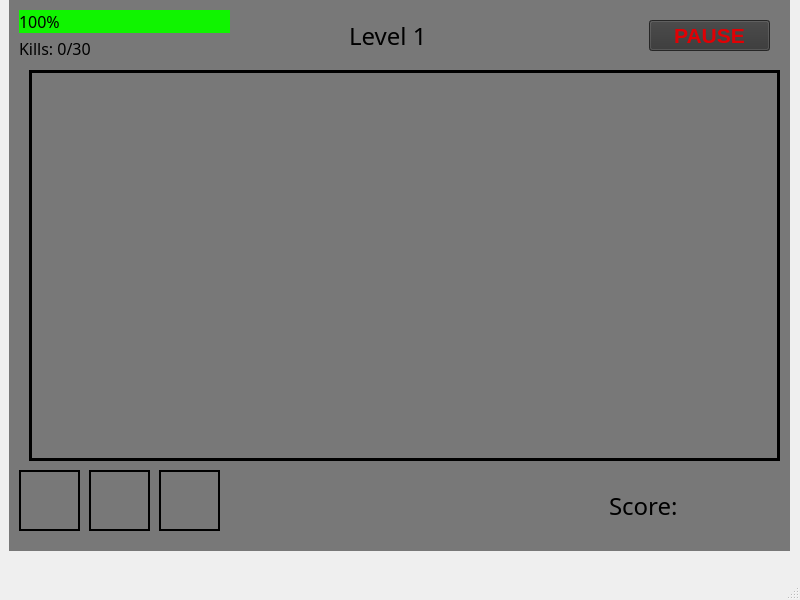
<?xml version="1.0" encoding="UTF-8"?>
<ui version="4.0">
 <class>MainWindow</class>
 <widget class="QMainWindow" name="MainWindow">
  <property name="geometry">
   <rect>
    <x>0</x>
    <y>0</y>
    <width>800</width>
    <height>600</height>
   </rect>
  </property>
  <property name="windowTitle">
   <string>MainWindow</string>
  </property>
  <widget class="QWidget" name="centralwidget">
   <widget class="QStackedWidget" name="stack">
    <property name="geometry">
     <rect>
      <x>9</x>
      <y>-10</y>
      <width>781</width>
      <height>561</height>
     </rect>
    </property>
    <property name="currentIndex">
     <number>2</number>
    </property>
    <widget class="QWidget" name="MainMenuPage">
     <property name="styleSheet">
      <string notr="true">QWidget { background-color: rgb(120, 0, 22) }</string>
     </property>
     <widget class="QPushButton" name="startButton">
      <property name="geometry">
       <rect>
        <x>280</x>
        <y>230</y>
        <width>200</width>
        <height>50</height>
       </rect>
      </property>
      <property name="font">
       <font>
        <pointsize>14</pointsize>
        <bold>true</bold>
       </font>
      </property>
      <property name="styleSheet">
       <string notr="true">QPushButton { background-color: rgb(255, 47, 68); color: white; }</string>
      </property>
      <property name="text">
       <string>START</string>
      </property>
      <property name="iconSize">
       <size>
        <width>30</width>
        <height>30</height>
       </size>
      </property>
     </widget>
     <widget class="QPushButton" name="infinityButton">
      <property name="geometry">
       <rect>
        <x>280</x>
        <y>290</y>
        <width>200</width>
        <height>50</height>
       </rect>
      </property>
      <property name="font">
       <font>
        <pointsize>14</pointsize>
        <bold>true</bold>
       </font>
      </property>
      <property name="styleSheet">
       <string notr="true">QPushButton { background-color: rgb(255, 127, 0); color: white; }</string>
      </property>
      <property name="text">
       <string>INFINITY</string>
      </property>
     </widget>
     <widget class="QPushButton" name="exitButton">
      <property name="geometry">
       <rect>
        <x>280</x>
        <y>350</y>
        <width>200</width>
        <height>50</height>
       </rect>
      </property>
      <property name="font">
       <font>
        <pointsize>14</pointsize>
        <bold>true</bold>
       </font>
      </property>
      <property name="styleSheet">
       <string notr="true">QPushButton { background-color: rgb(255, 47, 68); color: white; }</string>
      </property>
      <property name="text">
       <string>EXIT</string>
      </property>
     </widget>
     <widget class="QLabel" name="titleLabel">
      <property name="geometry">
       <rect>
        <x>260</x>
        <y>170</y>
        <width>261</width>
        <height>51</height>
       </rect>
      </property>
      <property name="font">
       <font>
        <pointsize>28</pointsize>
        <bold>true</bold>
       </font>
      </property>
      <property name="styleSheet">
       <string notr="true">QLabel { color: white; }</string>
      </property>
      <property name="text">
       <string>Zombie Rising</string>
      </property>
     </widget>
    </widget>
    <widget class="QWidget" name="StartPage">
     <property name="styleSheet">
      <string notr="true">QWidget { background-color: rgb(120, 0, 22) }</string>
     </property>
     <widget class="QLabel" name="startTitleLabel">
      <property name="geometry">
       <rect>
        <x>10</x>
        <y>180</y>
        <width>761</width>
        <height>80</height>
       </rect>
      </property>
      <property name="font">
       <font>
        <pointsize>18</pointsize>
        <bold>true</bold>
       </font>
      </property>
      <property name="styleSheet">
       <string notr="true">QLabel { color: white; }</string>
      </property>
      <property name="text">
       <string>Survive 3 levels to beat the game</string>
      </property>
      <property name="alignment">
       <set>Qt::AlignmentFlag::AlignCenter</set>
      </property>
     </widget>
     <widget class="QPushButton" name="startGameButton">
      <property name="geometry">
       <rect>
        <x>280</x>
        <y>300</y>
        <width>220</width>
        <height>60</height>
       </rect>
      </property>
      <property name="font">
       <font>
        <pointsize>16</pointsize>
        <bold>true</bold>
       </font>
      </property>
      <property name="styleSheet">
       <string notr="true">QPushButton { background-color: rgb(50, 200, 50); color: white; border-radius: 10px; }
QPushButton:hover { background-color: rgb(70, 220, 70); }</string>
      </property>
      <property name="text">
       <string>Start</string>
      </property>
     </widget>
     <widget class="QPushButton" name="backToMenuButton">
      <property name="geometry">
       <rect>
        <x>280</x>
        <y>380</y>
        <width>220</width>
        <height>60</height>
       </rect>
      </property>
      <property name="font">
       <font>
        <pointsize>16</pointsize>
        <bold>true</bold>
       </font>
      </property>
      <property name="styleSheet">
       <string notr="true">QPushButton { background-color: rgb(200, 50, 50); color: white; border-radius: 10px; }
QPushButton:hover { background-color: rgb(220, 70, 70); }</string>
      </property>
      <property name="text">
       <string>Back</string>
      </property>
     </widget>
    </widget>
    <widget class="QWidget" name="GamePage">
     <property name="styleSheet">
      <string notr="true">QWidget { background-color: rgb(120, 120, 120) }</string>
     </property>
     <widget class="GameView" name="gameArea" native="true">
      <property name="geometry">
       <rect>
        <x>20</x>
        <y>80</y>
        <width>751</width>
        <height>391</height>
       </rect>
      </property>
      <property name="styleSheet">
       <string notr="true">QWidget { border: 3px solid black; }</string>
      </property>
     </widget>
     <widget class="QLabel" name="slot0">
      <property name="geometry">
       <rect>
        <x>10</x>
        <y>480</y>
        <width>61</width>
        <height>61</height>
       </rect>
      </property>
      <property name="frameShape">
       <enum>QFrame::Shape::Box</enum>
      </property>
      <property name="lineWidth">
       <number>2</number>
      </property>
      <property name="text">
       <string/>
      </property>
      <property name="pixmap">
       <pixmap>:/images/heal.png</pixmap>
      </property>
      <property name="scaledContents">
       <bool>true</bool>
      </property>
     </widget>
     <widget class="QLabel" name="slot1">
      <property name="geometry">
       <rect>
        <x>80</x>
        <y>480</y>
        <width>61</width>
        <height>61</height>
       </rect>
      </property>
      <property name="frameShape">
       <enum>QFrame::Shape::Box</enum>
      </property>
      <property name="lineWidth">
       <number>2</number>
      </property>
      <property name="text">
       <string/>
      </property>
      <property name="pixmap">
       <pixmap>:/images/shield.png</pixmap>
      </property>
      <property name="scaledContents">
       <bool>true</bool>
      </property>
     </widget>
     <widget class="QPushButton" name="pauseButton">
      <property name="geometry">
       <rect>
        <x>640</x>
        <y>30</y>
        <width>121</width>
        <height>31</height>
       </rect>
      </property>
      <property name="font">
       <font>
        <pointsize>16</pointsize>
        <bold>true</bold>
       </font>
      </property>
      <property name="styleSheet">
       <string notr="true">background-color: rgb(53, 53, 53);
color: rgb(225, 0, 4);</string>
      </property>
      <property name="text">
       <string>PAUSE</string>
      </property>
     </widget>
     <widget class="QLabel" name="levelLabel">
      <property name="geometry">
       <rect>
        <x>340</x>
        <y>30</y>
        <width>91</width>
        <height>31</height>
       </rect>
      </property>
      <property name="font">
       <font>
        <family>MV Boli</family>
        <pointsize>18</pointsize>
        <bold>false</bold>
       </font>
      </property>
      <property name="text">
       <string>Level 1</string>
      </property>
     </widget>
     <widget class="QProgressBar" name="healthBar">
      <property name="geometry">
       <rect>
        <x>10</x>
        <y>20</y>
        <width>211</width>
        <height>23</height>
       </rect>
      </property>
      <property name="font">
       <font>
        <family>MV Boli</family>
        <pointsize>12</pointsize>
        <bold>false</bold>
       </font>
      </property>
      <property name="styleSheet">
       <string notr="true">QProgressBar { background-color: gray; }
QProgressBar::chunk { background-color: rgb(16, 244, 0); }</string>
      </property>
      <property name="value">
       <number>100</number>
      </property>
     </widget>
     <widget class="QLabel" name="killsLabel">
      <property name="geometry">
       <rect>
        <x>10</x>
        <y>50</y>
        <width>101</width>
        <height>16</height>
       </rect>
      </property>
      <property name="font">
       <font>
        <family>MV Boli</family>
        <pointsize>12</pointsize>
        <bold>false</bold>
       </font>
      </property>
      <property name="text">
       <string>Kills: 0/30</string>
      </property>
     </widget>
     <widget class="QLabel" name="scoreLabel">
      <property name="geometry">
       <rect>
        <x>600</x>
        <y>500</y>
        <width>171</width>
        <height>31</height>
       </rect>
      </property>
      <property name="font">
       <font>
        <family>MV Boli</family>
        <pointsize>18</pointsize>
        <bold>false</bold>
       </font>
      </property>
      <property name="text">
       <string>Score:</string>
      </property>
     </widget>
     <widget class="QLabel" name="slot2">
      <property name="geometry">
       <rect>
        <x>150</x>
        <y>480</y>
        <width>61</width>
        <height>61</height>
       </rect>
      </property>
      <property name="frameShape">
       <enum>QFrame::Shape::Box</enum>
      </property>
      <property name="lineWidth">
       <number>2</number>
      </property>
      <property name="text">
       <string/>
      </property>
      <property name="pixmap">
       <pixmap>:/images/powerup.png</pixmap>
      </property>
      <property name="scaledContents">
       <bool>true</bool>
      </property>
     </widget>
    </widget>
    <widget class="QWidget" name="PauseMenuPage">
     <property name="styleSheet">
      <string notr="true">background-color: rgb(120, 120, 120);</string>
     </property>
     <widget class="QLabel" name="gamePausedLabel">
      <property name="geometry">
       <rect>
        <x>290</x>
        <y>200</y>
        <width>191</width>
        <height>41</height>
       </rect>
      </property>
      <property name="font">
       <font>
        <pointsize>22</pointsize>
        <bold>true</bold>
       </font>
      </property>
      <property name="text">
       <string>Game Paused</string>
      </property>
     </widget>
     <widget class="QPushButton" name="resumeButton">
      <property name="geometry">
       <rect>
        <x>330</x>
        <y>280</y>
        <width>111</width>
        <height>41</height>
       </rect>
      </property>
      <property name="font">
       <font>
        <pointsize>14</pointsize>
        <bold>true</bold>
       </font>
      </property>
      <property name="styleSheet">
       <string notr="true">color: rgb(235, 0, 0);
background-color: rgb(72, 72, 72);</string>
      </property>
      <property name="text">
       <string>RESUME</string>
      </property>
     </widget>
     <widget class="QPushButton" name="mainMenuPauseButton">
      <property name="geometry">
       <rect>
        <x>320</x>
        <y>330</y>
        <width>131</width>
        <height>41</height>
       </rect>
      </property>
      <property name="font">
       <font>
        <pointsize>14</pointsize>
        <bold>true</bold>
       </font>
      </property>
      <property name="styleSheet">
       <string notr="true">color: rgb(235, 0, 0);
background-color: rgb(72, 72, 72);</string>
      </property>
      <property name="text">
       <string>MAIN MENU</string>
      </property>
     </widget>
     <widget class="QPushButton" name="exitPauseButton">
      <property name="geometry">
       <rect>
        <x>330</x>
        <y>380</y>
        <width>111</width>
        <height>41</height>
       </rect>
      </property>
      <property name="font">
       <font>
        <pointsize>14</pointsize>
        <bold>true</bold>
       </font>
      </property>
      <property name="styleSheet">
       <string notr="true">color: rgb(235, 0, 0);
background-color: rgb(72, 72, 72);</string>
      </property>
      <property name="text">
       <string>EXIT</string>
      </property>
     </widget>
     <widget class="QLabel" name="pauseScoreLabel">
      <property name="geometry">
       <rect>
        <x>230</x>
        <y>460</y>
        <width>300</width>
        <height>40</height>
       </rect>
      </property>
      <property name="font">
       <font>
        <pointsize>16</pointsize>
        <bold>true</bold>
       </font>
      </property>
      <property name="styleSheet">
       <string notr="true">color: white;</string>
      </property>
      <property name="text">
       <string>Score: 0</string>
      </property>
      <property name="alignment">
       <set>Qt::AlignmentFlag::AlignCenter</set>
      </property>
     </widget>
    </widget>
    <widget class="QWidget" name="Level2Page">
     <property name="styleSheet">
      <string notr="true">background-color: rgb(113, 113, 113);</string>
     </property>
     <widget class="QLabel" name="level2Label">
      <property name="geometry">
       <rect>
        <x>320</x>
        <y>100</y>
        <width>151</width>
        <height>31</height>
       </rect>
      </property>
      <property name="font">
       <font>
        <pointsize>14</pointsize>
        <bold>true</bold>
       </font>
      </property>
      <property name="styleSheet">
       <string notr="true">color: rgb(0, 0, 0);</string>
      </property>
      <property name="text">
       <string>Level Up! Level 2</string>
      </property>
     </widget>
     <widget class="QLabel" name="weaponImageLabel">
      <property name="geometry">
       <rect>
        <x>180</x>
        <y>70</y>
        <width>421</width>
        <height>351</height>
       </rect>
      </property>
      <property name="text">
       <string/>
      </property>
      <property name="scaledContents">
       <bool>true</bool>
      </property>
     </widget>
     <widget class="QLabel" name="weaponNameLabel">
      <property name="geometry">
       <rect>
        <x>250</x>
        <y>390</y>
        <width>311</width>
        <height>31</height>
       </rect>
      </property>
      <property name="font">
       <font>
        <pointsize>12</pointsize>
        <bold>true</bold>
       </font>
      </property>
      <property name="text">
       <string>New Weapon Unlocked: The Blaster</string>
      </property>
     </widget>
     <widget class="QPushButton" name="continueButton">
      <property name="geometry">
       <rect>
        <x>320</x>
        <y>430</y>
        <width>151</width>
        <height>51</height>
       </rect>
      </property>
      <property name="font">
       <font>
        <pointsize>18</pointsize>
        <bold>true</bold>
       </font>
      </property>
      <property name="styleSheet">
       <string notr="true">background-color: rgb(61, 61, 61);
color: rgb(236, 0, 4);</string>
      </property>
      <property name="text">
       <string>CONTINUE</string>
      </property>
     </widget>
     <zorder>weaponImageLabel</zorder>
     <zorder>level2Label</zorder>
     <zorder>weaponNameLabel</zorder>
     <zorder>continueButton</zorder>
    </widget>
    <widget class="QWidget" name="youWonPage">
     <property name="styleSheet">
      <string notr="true">background-color: rgb(0, 100, 0);</string>
     </property>
     <widget class="QLabel" name="youWonLabel">
      <property name="geometry">
       <rect>
        <x>190</x>
        <y>140</y>
        <width>400</width>
        <height>100</height>
       </rect>
      </property>
      <property name="font">
       <font>
        <pointsize>36</pointsize>
        <bold>true</bold>
       </font>
      </property>
      <property name="styleSheet">
       <string notr="true">color: white;</string>
      </property>
      <property name="text">
       <string>You Won!</string>
      </property>
      <property name="alignment">
       <set>Qt::AlignmentFlag::AlignCenter</set>
      </property>
     </widget>
     <widget class="QPushButton" name="restartLevelsButton">
      <property name="geometry">
       <rect>
        <x>250</x>
        <y>250</y>
        <width>280</width>
        <height>60</height>
       </rect>
      </property>
      <property name="font">
       <font>
        <pointsize>16</pointsize>
        <bold>true</bold>
       </font>
      </property>
      <property name="styleSheet">
       <string notr="true">QPushButton { background-color: rgb(50, 200, 50); color: white; border-radius: 10px; }
QPushButton:hover { background-color: rgb(70, 220, 70); }</string>
      </property>
      <property name="text">
       <string>Restart Levels</string>
      </property>
     </widget>
     <widget class="QPushButton" name="mainMenuWonButton">
      <property name="geometry">
       <rect>
        <x>250</x>
        <y>330</y>
        <width>280</width>
        <height>60</height>
       </rect>
      </property>
      <property name="font">
       <font>
        <pointsize>16</pointsize>
        <bold>true</bold>
       </font>
      </property>
      <property name="styleSheet">
       <string notr="true">QPushButton { background-color: rgb(100, 100, 200); color: white; border-radius: 10px; }
QPushButton:hover { background-color: rgb(120, 120, 220); }</string>
      </property>
      <property name="text">
       <string>Main Menu</string>
      </property>
     </widget>
     <widget class="QPushButton" name="exitGameButton">
      <property name="geometry">
       <rect>
        <x>250</x>
        <y>410</y>
        <width>280</width>
        <height>60</height>
       </rect>
      </property>
      <property name="font">
       <font>
        <pointsize>16</pointsize>
        <bold>true</bold>
       </font>
      </property>
      <property name="styleSheet">
       <string notr="true">QPushButton { background-color: rgb(200, 50, 50); color: white; border-radius: 10px; }
QPushButton:hover { background-color: rgb(220, 70, 70); }</string>
      </property>
      <property name="text">
       <string>Exit Game</string>
      </property>
     </widget>
    </widget>
    <widget class="QWidget" name="YouLostPage">
     <property name="styleSheet">
      <string notr="true">background-color: rgb(127, 127, 127);</string>
     </property>
     <widget class="QPushButton" name="restartButton">
      <property name="geometry">
       <rect>
        <x>320</x>
        <y>280</y>
        <width>131</width>
        <height>51</height>
       </rect>
      </property>
      <property name="font">
       <font>
        <pointsize>14</pointsize>
        <bold>true</bold>
       </font>
      </property>
      <property name="styleSheet">
       <string notr="true">color: rgb(232, 0, 0);
background-color: rgb(70, 70, 70);</string>
      </property>
      <property name="text">
       <string>RESTART</string>
      </property>
     </widget>
     <widget class="QLabel" name="label">
      <property name="geometry">
       <rect>
        <x>320</x>
        <y>210</y>
        <width>141</width>
        <height>41</height>
       </rect>
      </property>
      <property name="font">
       <font>
        <pointsize>24</pointsize>
        <italic>true</italic>
        <bold>true</bold>
       </font>
      </property>
      <property name="text">
       <string>You Lost!</string>
      </property>
     </widget>
     <widget class="QLabel" name="finalScoreLabel">
      <property name="geometry">
       <rect>
        <x>210</x>
        <y>370</y>
        <width>351</width>
        <height>40</height>
       </rect>
      </property>
      <property name="font">
       <font>
        <pointsize>20</pointsize>
        <bold>true</bold>
       </font>
      </property>
      <property name="styleSheet">
       <string notr="true">color: white;</string>
      </property>
      <property name="text">
       <string>Final Score: 0</string>
      </property>
      <property name="alignment">
       <set>Qt::AlignmentFlag::AlignCenter</set>
      </property>
     </widget>
    </widget>
   </widget>
  </widget>
  <widget class="QMenuBar" name="menubar">
   <property name="geometry">
    <rect>
     <x>0</x>
     <y>0</y>
     <width>800</width>
     <height>33</height>
    </rect>
   </property>
  </widget>
  <widget class="QStatusBar" name="statusbar"/>
 </widget>
 <customwidgets>
  <customwidget>
   <class>GameView</class>
   <extends>QWidget</extends>
   <header>gameview.h</header>
   <container>1</container>
  </customwidget>
 </customwidgets>
 <resources/>
 <connections/>
</ui>
